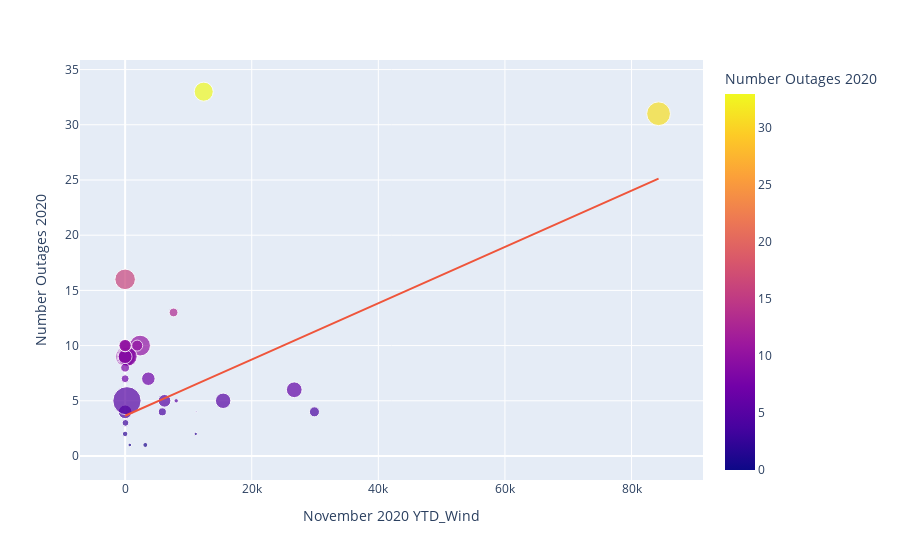

Notebook source saved alongside this figure:
### Code cell
px.scatter(df, x='November 2020 YTD_Wind', y='Number Outages 2020', hover_name=df.index, size='People affected by Outages 2020',
          color='Number Outages 2020', trendline='ols')

### Figure 1 — Plotly figure (JSON) as saved in the notebook; plotly's stock layout.template omitted (floating-point values rounded to 4 significant figures)
{"data": [{"hovertemplate": "<b>%{hovertext}</b><br><br>November 2020 YTD_Wind=%{x}<br>Number Outages 2020=%{marker.color}<br>People affected by Outages 2020=%{marker.size}<extra></extra>", "hovertext": ["Connecticut", "Maine", "Massachusetts", "New Hampshire", "Rhode Island", "Vermont", "New Jersey", "New York", "Pennsylvania", "Illinois", "Indiana", "Michigan", "Ohio", "Wisconsin", "Iowa", "Kansas", "Minnesota", "Missouri", "Nebraska", "North Dakota", "South Dakota", "Delaware", "Florida", "Georgia", "Maryland", "North Carolina", "South Carolina", "Virginia", "West Virginia", "Alabama", "Kentucky", "Mississippi", "Tennessee", "Arkansas", "Louisiana", "Oklahoma", "Texas", "Arizona", "Colorado", "Idaho", "Montana", "Nevada", "New Mexico", "Utah", "Wyoming", "California", "Oregon", "Washington", "Alaska", "Hawaii"], "legendgroup": "", "marker": {"color": [9, 10, 9, 0, 0, 9, 0, 0, 7, 5, 4, 5, 10, 0, 4, 0, 2, 1, 3, 0, 0, 4, 7, 8, 0, 0, 0, 9, 0, 10, 2, 10, 3, 10, 16, 6, 31, 2, 4, 1, 0, 5, 0, 1, 2, 33, 5, 13, 0, 0], "coloraxis": "coloraxis", "size": [2011803, 2351803, 2011803, 0, 0, 2011803, 0, 0, 992987, 1291000, 349122, 872827, 655563, 0, 550000, 0, 60004, 135000, 0, 0, 0, 1023110, 339077, 428474, 0, 0, 0, 1038822, 0, 596074, 164136, 830465, 250000, 823147, 2292937, 1345700, 3069784, 0, 13000, 0, 0, 4345945, 0, 73000, 0, 1975141, 103000, 421500, 0, 0], "sizemode": "area", "sizeref": 10860.0, "symbol": "circle"}, "mode": "markers", "name": "", "orientation": "v", "showlegend": false, "type": "scatter", "x": [13, 2357, 242, 521, 212, 386, 22, 4705, 3666, 15482, 5879, 6224, 1908, 1929, 29905, 21393, 11154, 3190, 7828, 11904, 4951, 5, 0, 0, 503, 491, 0, 0, 1773, 0, 0, 0, 54, 0, 0, 26716, 84265, 480, 11223, 2561, 2559, 289, 6503, 738, 4623, 12413, 8067, 7649, 153, 473], "xaxis": "x", "y": [9, 10, 9, 0, 0, 9, 0, 0, 7, 5, 4, 5, 10, 0, 4, 0, 2, 1, 3, 0, 0, 4, 7, 8, 0, 0, 0, 9, 0, 10, 2, 10, 3, 10, 16, 6, 31, 2, 4, 1, 0, 5, 0, 1, 2, 33, 5, 13, 0, 0], "yaxis": "y"}, {"hovertemplate": "<b>OLS trendline</b><br>Number Outages 2020 = 0.000254821 * November 2020 YTD_Wind + 3.64351<br>R<sup>2</sup>=0.235545<br><br>November 2020 YTD_Wind=%{x}<br>Number Outages 2020=%{y} <b>(trend)</b><extra></extra>", "legendgroup": "", "marker": {"symbol": "circle"}, "mode": "lines", "name": "", "showlegend": false, "type": "scatter", "x": [0, 0, 0, 0, 0, 0, 0, 0, 0, 5, 13, 22, 54, 153, 212, 242, 289, 386, 473, 480, 491, 503, 521, 738, 1773, 1908, 1929, 2357, 2559, 2561, 3190, 3666, 4623, 4705, 4951, 5879, 6224, 6503, 7649, 7828, 8067, 11154, 11223, 11904, 12413, 15482, 21393, 26716, 29905, 84265], "xaxis": "x", "y": [3.644, 3.644, 3.644, 3.644, 3.644, 3.644, 3.644, 3.644, 3.644, 3.645, 3.647, 3.649, 3.657, 3.682, 3.698, 3.705, 3.717, 3.742, 3.764, 3.766, 3.769, 3.772, 3.776, 3.832, 4.095, 4.13, 4.135, 4.244, 4.296, 4.296, 4.456, 4.578, 4.822, 4.842, 4.905, 5.142, 5.23, 5.301, 5.593, 5.638, 5.699, 6.486, 6.503, 6.677, 6.807, 7.589, 9.095, 10.45, 11.26, 25.12], "yaxis": "y"}], "layout": {"coloraxis": {"colorbar": {"title": {"text": "Number Outages 2020"}}, "colorscale": [[0, "#0d0887"], [0.1111, "#46039f"], [0.2222, "#7201a8"], [0.3333, "#9c179e"], [0.4444, "#bd3786"], [0.5556, "#d8576b"], [0.6667, "#ed7953"], [0.7778, "#fb9f3a"], [0.8889, "#fdca26"], [1, "#f0f921"]]}, "legend": {"itemsizing": "constant", "tracegroupgap": 0}, "margin": {"t": 60}, "xaxis": {"anchor": "y", "domain": [0, 1], "title": {"text": "November 2020 YTD_Wind"}}, "yaxis": {"anchor": "x", "domain": [0, 1], "title": {"text": "Number Outages 2020"}}}}
